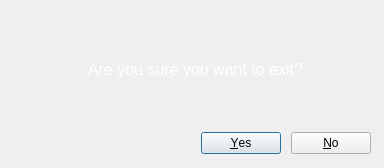
<?xml version="1.0" encoding="UTF-8"?>
<ui version="4.0">
 <class>exitDialog</class>
 <widget class="QDialog" name="exitDialog">
  <property name="geometry">
   <rect>
    <x>0</x>
    <y>0</y>
    <width>384</width>
    <height>168</height>
   </rect>
  </property>
  <property name="windowTitle">
   <string>Exit Application</string>
  </property>
  <property name="modal">
   <bool>true</bool>
  </property>
  <widget class="QLabel" name="exitConfirm">
   <property name="geometry">
    <rect>
     <x>30</x>
     <y>60</y>
     <width>331</width>
     <height>31</height>
    </rect>
   </property>
   <property name="styleSheet">
    <string notr="true">color:white;</string>
   </property>
   <property name="text">
    <string>&lt;html&gt;&lt;head/&gt;&lt;body&gt;&lt;p align=&quot;center&quot;&gt;&lt;span style=&quot; font-size:12pt;&quot;&gt;Are you sure you want to exit?&lt;/span&gt;&lt;/p&gt;&lt;/body&gt;&lt;/html&gt;</string>
   </property>
   <property name="alignment">
    <set>Qt::AlignLeading|Qt::AlignLeft|Qt::AlignTop</set>
   </property>
  </widget>
  <widget class="QDialogButtonBox" name="yesExit">
   <property name="geometry">
    <rect>
     <x>200</x>
     <y>130</y>
     <width>81</width>
     <height>27</height>
    </rect>
   </property>
   <property name="standardButtons">
    <set>QDialogButtonBox::Yes</set>
   </property>
  </widget>
  <widget class="QDialogButtonBox" name="noExit">
   <property name="geometry">
    <rect>
     <x>290</x>
     <y>130</y>
     <width>81</width>
     <height>27</height>
    </rect>
   </property>
   <property name="standardButtons">
    <set>QDialogButtonBox::No</set>
   </property>
  </widget>
 </widget>
 <resources/>
 <connections>
  <connection>
   <sender>noExit</sender>
   <signal>rejected()</signal>
   <receiver>exitDialog</receiver>
   <slot>close()</slot>
   <hints>
    <hint type="sourcelabel">
     <x>330</x>
     <y>143</y>
    </hint>
    <hint type="destinationlabel">
     <x>191</x>
     <y>83</y>
    </hint>
   </hints>
  </connection>
 </connections>
</ui>
